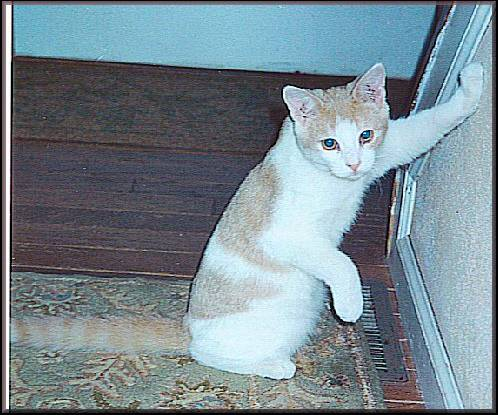
#> input picture input/cat.4001.jpg, 498 x 415 px, found by its file name; its folder holds only this picture in this run
$ python resize_script.py
#> lines starting #> are read from the running program, lines starting #| are printed output that depends on the picture
# -*- coding: utf-8 -*-
"""
Created on Tue Feb  4 00:10:15 2025

@author: snowMan
"""
from PIL import Image, ExifTags
import os

def resize_images(input_dir, output_dir, size=(2048, 2048)):
    """
    Resizes all images in the input directory to the specified size and saves them in the output directory.
    Preserves EXIF orientation.

    :param input_dir: Path to the directory containing input images.
    :param output_dir: Path to the directory to save resized images.
    :param size: Tuple indicating the target size (width, height).
    """
#> called with size = (2048, 2048)
    if not os.path.exists(output_dir):
        os.makedirs(output_dir)

    for filename in os.listdir(input_dir):
        input_path = os.path.join(input_dir, filename)
        output_path = os.path.join(output_dir, filename)

        try:
            with Image.open(input_path) as img:
                # Auto-orient image based on EXIF data
#> img is the input picture: PIL image 498x415 RGB; mean R, G, B 120.5, 136.8, 145.6
                try:
                    for orientation in ExifTags.TAGS.keys():
                        if ExifTags.TAGS[orientation] == 'Orientation':
                            break
                    exif = img._getexif()
                    if exif is not None:
                        orientation = exif.get(orientation, None)
                        if orientation == 3:
                            img = img.rotate(180, expand=True)
                        elif orientation == 6:
                            img = img.rotate(270, expand=True)
                        elif orientation == 8:
                            img = img.rotate(90, expand=True)
                except (AttributeError, KeyError, IndexError):
                    pass  # No EXIF data

                img = img.convert("RGB")  # Ensure RGB format
                img = img.resize(size, Image.LANCZOS)  # Resize with high-quality filter
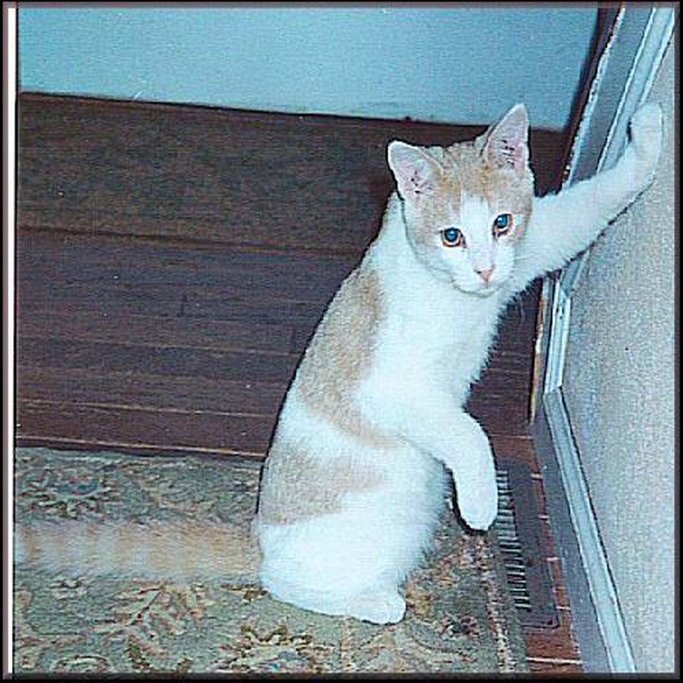
#> img: PIL image 2048x2048 RGB (shown at 1/3 size); mean R, G, B 120.5, 136.8, 145.6
                img.save(output_path)
                print(f"Resized and saved: {output_path}")
        except Exception as e:
            print(f"Failed to process {filename}: {e}")

def create_image_patches(input_dir, output_dir, patch_size=(128, 128)):
    """
    Splits images in the input directory into patches of the specified size and saves them in the output directory.

    :param input_dir: Path to the directory containing input images.
    :param output_dir: Path to the directory to save image patches.
    :param patch_size: Tuple indicating the patch size (width, height).
    """
#> called with patch_size = (128, 128)
    if not os.path.exists(output_dir):
        os.makedirs(output_dir)

    for filename in os.listdir(input_dir):
        input_path = os.path.join(input_dir, filename)

        try:
            with Image.open(input_path) as img:
                img = img.convert("RGB")  # Ensure RGB format
                width, height = img.size
#> width = 2048; height = 2048

                for row in range(0, height, patch_size[1]):
                    for col in range(0, width, patch_size[0]):
                        box = (col, row, col + patch_size[0], row + patch_size[1])
                        patch = img.crop(box)
                        patch_filename = f"{os.path.splitext(filename)[0]}_patch_{row}_{col}.jpg"
                        patch.save(os.path.join(output_dir, patch_filename))
#> this loop made 16 passes
#> pass 1, in create_image_patches, `patch.save(os.path.join(output_dir, patch_filename))`:
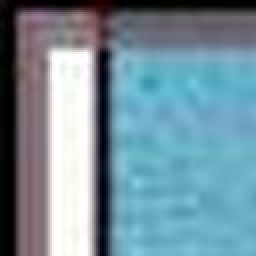
#> saved as cat.4001_patch_0_0.jpg: PIL image 128x128 RGB (shown 2 times larger); mean R, G, B 115.8, 143.2, 156.1
#> pass 1, in create_image_patches, `patch.save(os.path.join(output_dir, patch_filename))`:
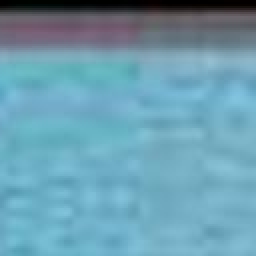
#> saved as cat.4001_patch_0_128.jpg: PIL image 128x128 RGB (shown 2 times larger); mean R, G, B 107.5, 157.6, 176.7
#> pass 1, in create_image_patches, `patch.save(os.path.join(output_dir, patch_filename))`:
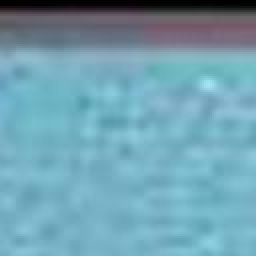
#> saved as cat.4001_patch_0_256.jpg: PIL image 128x128 RGB (shown 2 times larger); mean R, G, B 112.7, 160.7, 177.3
#> pass 1, in create_image_patches, `patch.save(os.path.join(output_dir, patch_filename))`:
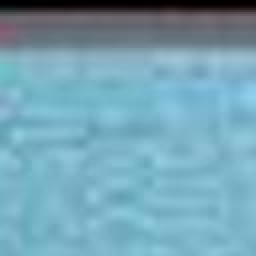
#> saved as cat.4001_patch_0_384.jpg: PIL image 128x128 RGB (shown 2 times larger); mean R, G, B 117, 163.3, 181
#> after the loop:
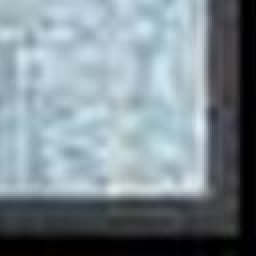
#> patch: PIL image 128x128 RGB (shown 2 times larger); mean R, G, B 124.6, 137.8, 145.3
                print(f"Created patches for: {filename}")
#| Created patches for: cat.4001.jpg
        except Exception as e:
            print(f"Failed to process {filename}: {e}")

# [41 lines left out: function merge_image_patches, not called in this run]

def merge_all_images_with_missing_patches(patch_dir, output_dir, original_size, patch_size=(128, 128)):
    """
    Merges image patches back into their original images, filling missing patches with black and preserving their original names.

    :param patch_dir: Path to the directory containing image patches.
    :param output_dir: Path to the directory to save merged images.
    :param original_size: Tuple indicating the original size (width, height) of the images.
    :param patch_size: Tuple indicating the patch size (width, height).
    """
#> called with original_size = (2048, 2048), patch_size = (128, 128)
    if not os.path.exists(output_dir):
        os.makedirs(output_dir)

    image_names = set(f.split('_patch_')[0] for f in os.listdir(patch_dir) if '_patch_' in f)

    for base_name in image_names:
        merged_image = Image.new("RGB", original_size, (0, 0, 0))
#> merged_image: PIL image 2048x2048 RGB; every value is 0

        for row in range(0, original_size[1], patch_size[1]):
            for col in range(0, original_size[0], patch_size[0]):
                patch_filename = f"{base_name}_patch_{row}_{col}.jpg"
                patch_path = os.path.join(patch_dir, patch_filename)

                if os.path.exists(patch_path):
                    patch = Image.open(patch_path)
                else:
                    patch = Image.new("RGB", patch_size, (0, 0, 0))  # Create black patch for missing areas

                merged_image.paste(patch, (col, row))
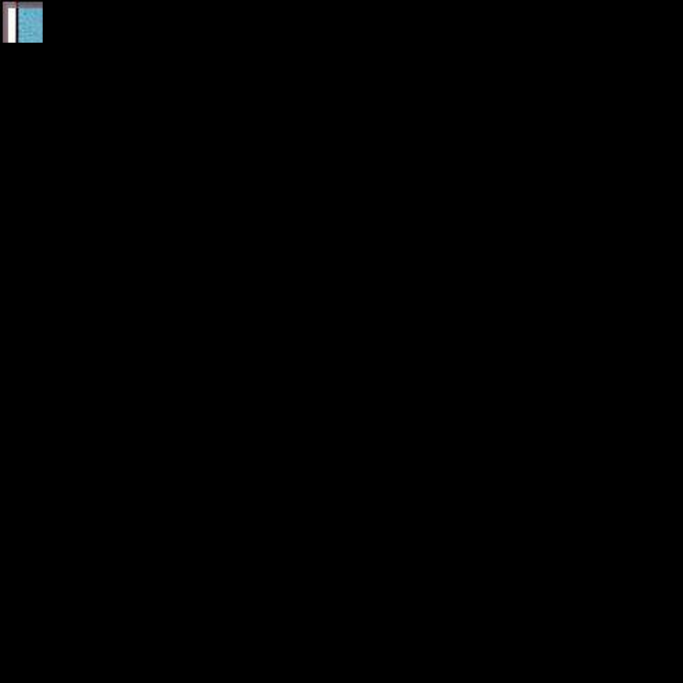
#> merged_image: PIL image 2048x2048 RGB (shown at 1/3 size); mean R, G, B 0.5, 0.6, 0.6

        output_filename = f"{base_name}_merged.jpg"
#> output_filename = 'cat.4001_merged.jpg'
        output_path = os.path.join(output_dir, output_filename)
        merged_image.save(output_path)
        print(f"Merged image with missing patches filled saved at: {output_path}")
#| Merged image with missing patches filled saved at: D:\Git_clone\Large-Image-Patching-and-Marging\marged/cat.4001_merged.jpg

# Example usage
input_directory = r"D:\Git_clone\Large-Image-Patching-and-Marging\input"  # Use raw string (r"...") to avoid escape issues
output_directory = r"D:\Git_clone\Large-Image-Patching-and-Marging\resized"
resize_images(input_directory, output_directory)
patch_output_directory = r"D:\Git_clone\Large-Image-Patching-and-Marging\patches"
create_image_patches(output_directory, patch_output_directory)
merged_output_directory = r"D:\Git_clone\Large-Image-Patching-and-Marging\marged"
merge_all_images_with_missing_patches(patch_output_directory, merged_output_directory, (2048, 2048))

$ run again, on input/dog.4001.jpg
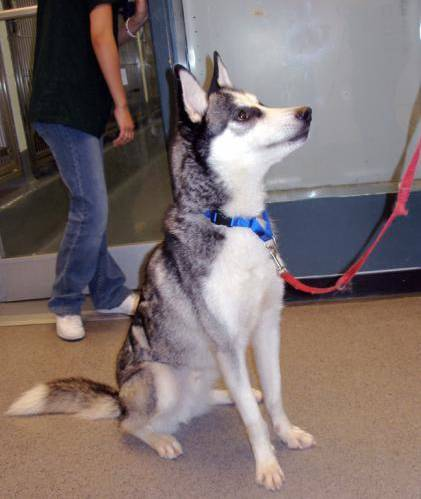
#> input picture input/dog.4001.jpg, 421 x 499 px, found by its file name
#> in resize_images, img is the input picture: PIL image 421x499 RGB; mean R, G, B 125.2, 112.1, 111.4
#> the loop in create_image_patches, `for row in range(0, height, patch_size[1]):` made 16 passes
#> pass 1, in create_image_patches, `patch.save(os.path.join(output_dir, patch_filename))`:
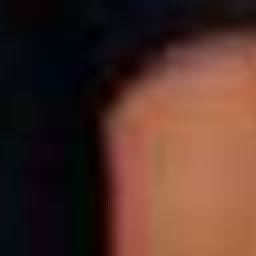
#> saved as dog.4001_patch_0_384.jpg: PIL image 128x128 RGB (shown 2 times larger); mean R, G, B 80.8, 50.5, 40.9
#> after the loop in create_image_patches, `for row in range(0, height, patch_size[1]):`:
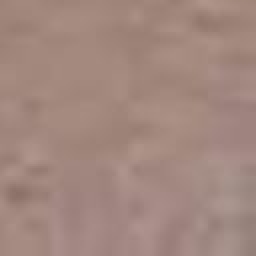
#> patch: PIL image 128x128 RGB (shown 2 times larger); mean R, G, B 162.2, 135.5, 126.8
#| Created patches for: dog.4001.jpg
#> output_filename = 'dog.4001_merged.jpg'
#| Merged image with missing patches filled saved at: D:\Git_clone\Large-Image-Patching-and-Marging\marged/dog.4001_merged.jpg
